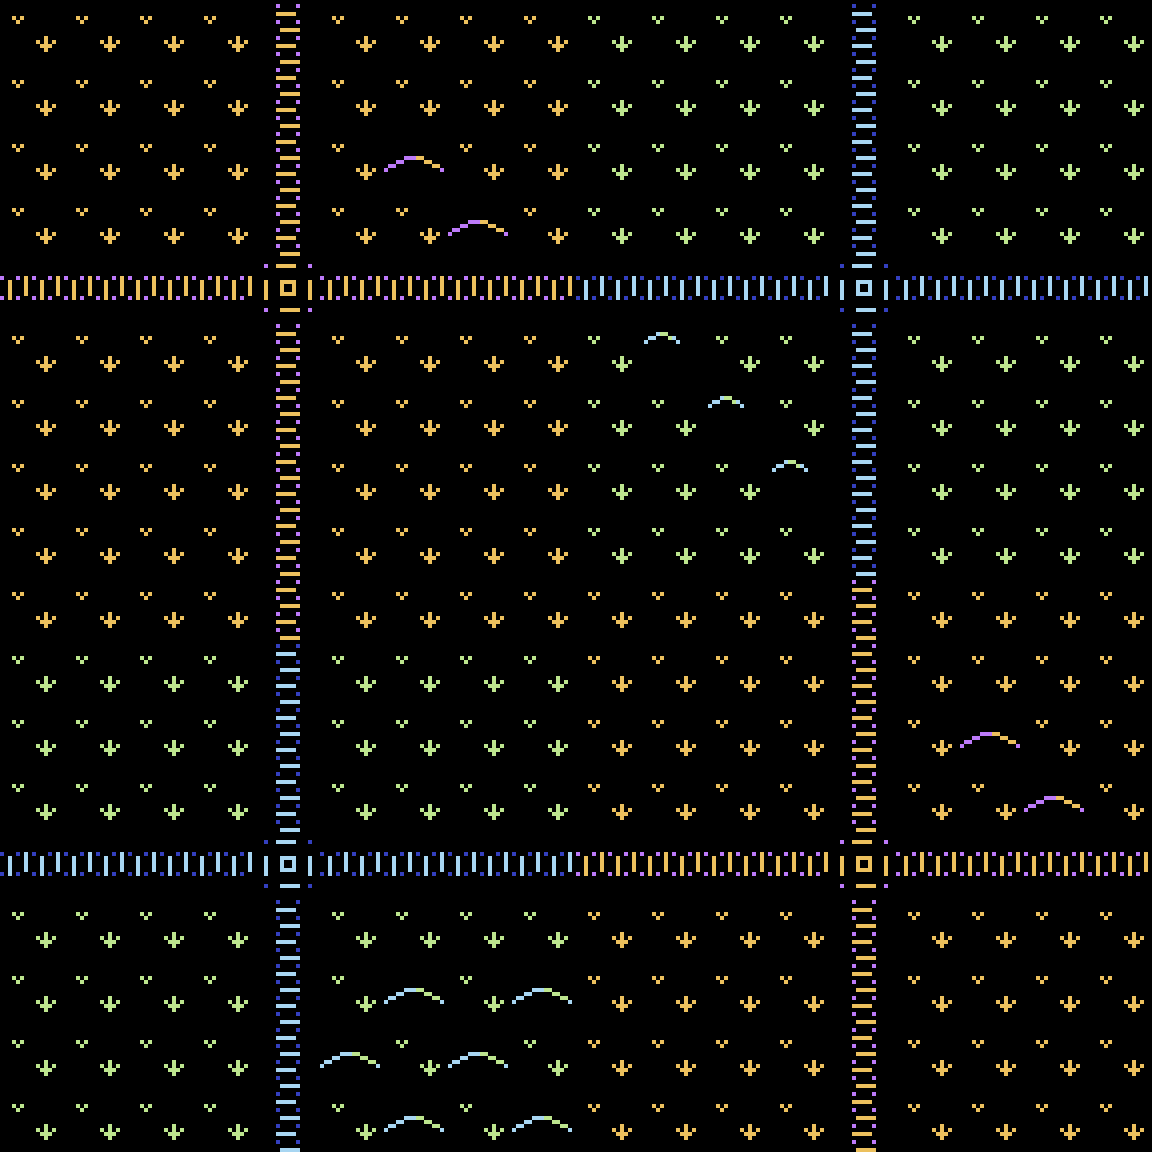

A 2D game scene composited from a Tiled map and its tileset images. What follows is a short description and the map's XML, with every tile layer's data as written:
An orthogonal 18x18 tile map with 64x64 px tiles, 1 tile layer (Tile Layer 1), 4 tilesets.

<map version="1.8" tiledversion="1.8.2" orientation="orthogonal" renderorder="right-down" width="18" height="18" tilewidth="64" tileheight="64" infinite="0" nextlayerid="2" nextobjectid="1">
 <tileset firstgid="1" name="Tiles" tilewidth="64" tileheight="64" tilecount="25" columns="5">
  <image source="tiles.png" width="356" height="356" />
 </tileset>
 <tileset firstgid="26" name="map" tilewidth="64" tileheight="64" tilecount="324" columns="18">
  <image source="map.png" width="1152" height="1152" />
 </tileset>
 <tileset firstgid="350" name="crossfix" tilewidth="64" tileheight="64" tilecount="1" columns="1">
  <image source="../path_cross.png" width="64" height="64" />
 </tileset>
 <tileset firstgid="351" name="cross2fix" tilewidth="64" tileheight="64" tilecount="1" columns="1">
  <image source="../path_cross 2.png" width="64" height="64" />
 </tileset>
 <layer id="1" name="Tile Layer 1" width="18" height="18">
  <data encoding="csv">
26,27,28,29,30,31,32,33,34,35,36,37,38,39,40,41,42,43,
44,45,46,47,48,49,50,51,52,53,54,55,56,57,58,59,60,61,
62,63,64,65,66,67,68,69,70,71,72,73,74,75,76,77,78,79,
80,81,82,83,84,85,86,87,88,89,90,91,92,93,94,95,96,97,
98,99,100,101,351,103,104,105,106,107,108,109,110,350,112,113,114,115,
116,117,118,119,120,121,122,123,124,125,126,127,128,129,130,131,132,133,
134,135,136,137,138,139,140,141,142,143,144,145,146,147,148,149,150,151,
152,153,154,155,156,157,158,159,160,161,162,163,164,165,166,167,168,169,
170,171,172,173,174,175,176,177,178,179,180,181,182,183,184,185,186,187,
170,171,172,173,192,173,173,173,173,26,27,28,29,30,31,32,33,34,
206,207,208,209,210,211,212,213,214,44,45,46,47,48,49,50,51,52,
224,225,226,227,228,229,230,231,232,62,63,64,65,66,67,68,69,70,
242,243,244,245,246,247,248,249,250,80,81,82,83,84,85,86,87,88,
260,261,262,263,350,265,266,267,268,98,99,100,101,351,103,104,105,106,
278,279,280,281,282,283,284,285,286,116,117,118,119,120,121,122,123,124,
296,297,298,299,300,301,302,303,304,134,135,136,137,138,139,140,141,142,
314,315,316,317,318,319,320,321,322,152,153,154,155,156,157,158,159,160,
332,333,334,335,336,337,338,339,340,170,171,172,173,174,175,176,177,178
</data>
 </layer>
</map>